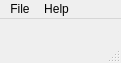
<?xml version="1.0" encoding="UTF-8"?>
<ui version="4.0">
 <class>MainWindowWidget</class>
 <widget class="QMainWindow" name="MainWindowWidget">
  <property name="geometry">
   <rect>
    <x>0</x>
    <y>0</y>
    <width>121</width>
    <height>63</height>
   </rect>
  </property>
  <property name="windowTitle">
   <string>cc_view</string>
  </property>
  <widget class="QWidget" name="centralwidget"/>
  <widget class="QMenuBar" name="menubar">
   <property name="geometry">
    <rect>
     <x>0</x>
     <y>0</y>
     <width>121</width>
     <height>25</height>
    </rect>
   </property>
   <widget class="QMenu" name="menuFile">
    <property name="title">
     <string>File</string>
    </property>
    <addaction name="m_actionQuit"/>
   </widget>
   <widget class="QMenu" name="menuHelp">
    <property name="title">
     <string>Help</string>
    </property>
    <addaction name="m_actionAbout"/>
   </widget>
   <addaction name="menuFile"/>
   <addaction name="menuHelp"/>
  </widget>
  <widget class="QStatusBar" name="statusbar"/>
  <action name="m_actionQuit">
   <property name="text">
    <string>Quit</string>
   </property>
  </action>
  <action name="m_actionAbout">
   <property name="text">
    <string>About</string>
   </property>
  </action>
 </widget>
 <resources/>
 <connections/>
</ui>
